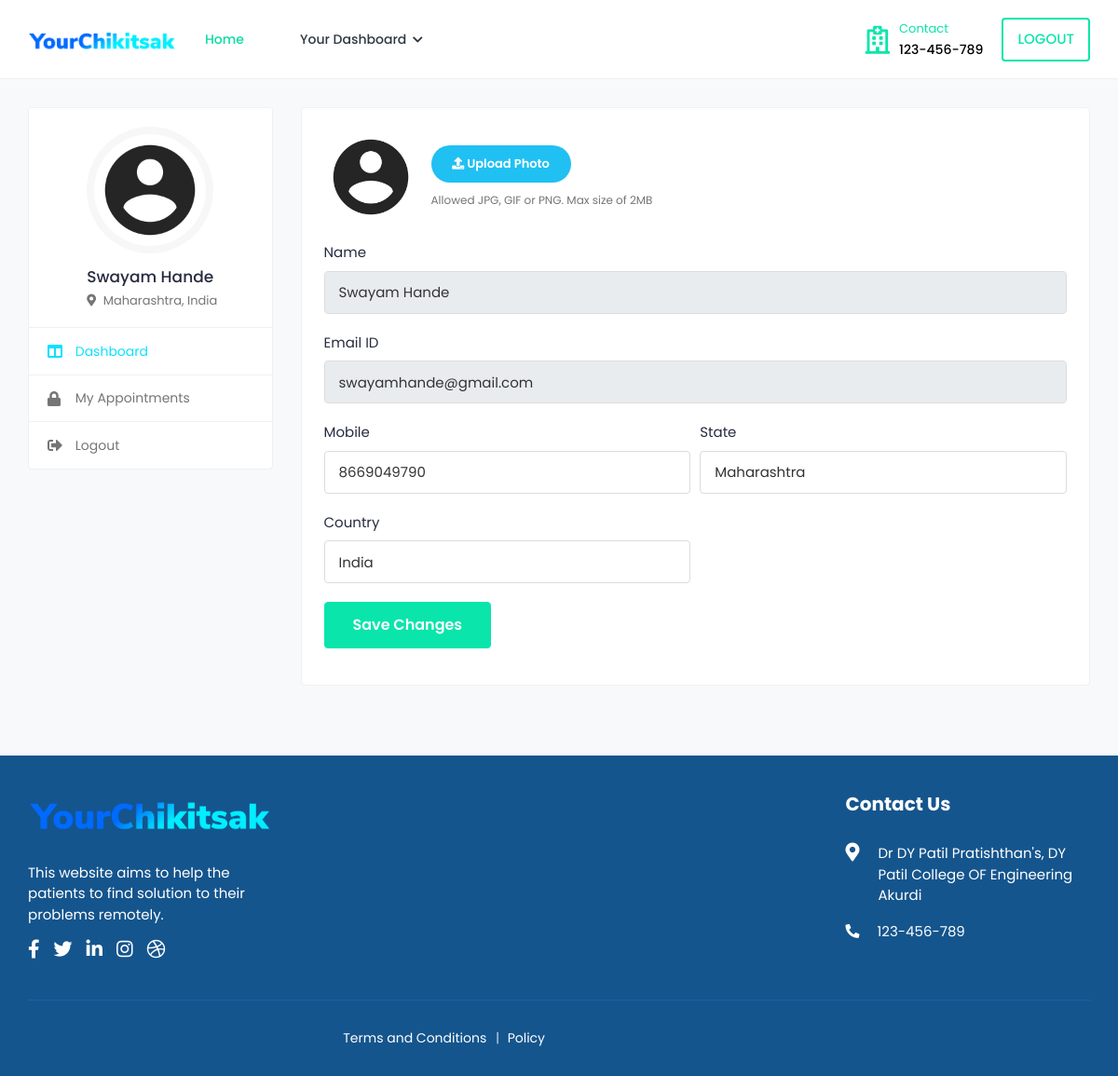
The app's page /dashboard (signed in) with its own data.
### website/models.py (models this page shows, shortened)
class PatientDetails(models.Model):
    id = models.AutoField(primary_key=True)
    user = models.ForeignKey(User, on_delete=models.CASCADE)
    userD = models.ForeignKey(UserDetails, on_delete=models.CASCADE)
    state = models.CharField(max_length=256, default='')
    country = models.CharField(max_length=256, default='')
    phone = models.CharField(max_length=256, default='')
    dp = models.ImageField(upload_to='patients/photos/',default='dp.jpg',blank=True, null=True)

class UserDetails(models.Model):
    name = models.CharField(max_length=256)
    user = models.ForeignKey(User, on_delete = models.CASCADE)
    is_doctor = models.BooleanField(default=False)
    is_first_login = models.BooleanField(default=True)

### website/views.py (the view, shortened to what this page needs)
# urls.py: path('dashboard', views.dashboardPatient, name="dashboard"),
def dashboardPatient(request):
    if request.method == "GET":
        patient = PatientDetails.objects.get(user = request.user)
        userD = UserDetails.objects.get(user = request.user)
        context = {'patient':patient,'userD':userD}
        return render(request, "dashboard.html", context)

### website/context_processors.py (called while the page is built)
def add_variable_to_context(request):
    if request.user.is_superuser:
        return {
            'is_doctor':0
        }
    elif not request.user.is_anonymous:
        getDetails = UserDetails.objects.get(user = request.user)
        return {
            'is_doctor':getDetails.is_doctor
        }
    else :
        return {
            'is_doctor':0
        }

### templates/dashboard.html (shortened to what this page needs)
{% extends 'base.html' %}
{% load static %}
{% block content %}
<div class="content">
    <div class="container-fluid">
        <div class="row">
            <div class="col-md-5 col-lg-4 col-xl-3 theiaStickySidebar">
                <div class="profile-sidebar">
                    <div class="widget-profile pro-widget-content">
                        <div class="profile-info-widget">
                            <a href="#" class="booking-doc-img">
                                <img src="{{patient.dp.url}}" alt="User Image">
                            </a>
                            <div class="profile-det-info">
                                <h3>{{patient.userD.name}}</h3>
                                <div class="patient-details">
                                    <h5 class="mb-0"><i class="fas fa-map-marker-alt"></i> {{patient.state}}, {{patient.country}}</h5>
                                </div>
                            </div>
                        </div>
                    </div>
                    <div class="dashboard-widget">
                        <nav class="dashboard-menu">
                            <ul>
                                <li class="active">
                                    <a href="#">
                                        <i class="fas fa-columns"></i>
                                        <span>Dashboard</span>
                                    </a>
                                </li>
                                <li>
                                    <a href="{% url 'patient-appointment' %}">
                                        <i class="fas fa-lock"></i>
                                        <span>My Appointments</span>
                                    </a>
                                </li>
                                <li>
                                    <a href="{% url 'logout' %}">
                                        <i class="fas fa-sign-out-alt"></i>
                                        <span>Logout</span>
                                    </a>
                                </li>
                            </ul>
                        </nav>
                    </div>
                </div>
            </div>
            <div class="col-md-7 col-lg-8 col-xl-9">
                <div class="card">
                    <div class="card-body">
                        <form method="POST" action="{% url 'dashboard'  %}" enctype="multipart/form-data" >
                            <div class="row form-row">
                                <div class="col-12 col-md-12">
                                    <div class="form-group">
                                        <div class="change-avatar">
                                            <div class="profile-img">
                                                <img src="{{patient.dp.url}}" alt="User Image">
                                            </div>
                                            <div class="upload-img">
                                                <div class="change-photo-btn">
                                                    <span><i class="fa fa-upload"></i> Upload Photo</span>
                                                </div>
                                                <small class="form-text text-muted">Allowed JPG, GIF or PNG. Max size of 2MB</small>
                                            </div>
                                        </div>
                                    </div>
                                </div>
                                <div class="col-12 col-md-12">
                                    <div class="form-group">
                                        <label>Name</label>
                                        <input type="text" class="form-control" value="{{userD.name}}" readonly>
                                    </div>
                                </div>
                                <div class="col-12 col-md-12">
                                    <div class="form-group">
                                        <label>Email ID</label>
                                        <input type="email" class="form-control" value="{{userD.user.email}}" readonly>
                                    </div>
                                </div>
                                <div class="col-12 col-md-6">
                                    <div class="form-group">
                                        <label>Mobile</label>
                                        <input type="text" value="{{patient.phone}}" name="phone" class="form-control">
                                    </div>
                                </div>
                                <div class="col-12 col-md-6">
                                    <div class="form-group">
                                        <label>State</label>
                                        <input type="text" class="form-control" value="{{patient.state}}" name = "state">
                                    </div>
                                </div>
                                <div class="col-12 col-md-6">
                                    <div class="form-group">
                                        <label>Country</label>
                                        <input type="text" class="form-control" value="{{patient.country}}" name="country">
                                    </div>
                                </div>
                            </div>
                            <div class="submit-section">
                                <button type="submit" class="btn btn-primary submit-btn">Save Changes</button>
                            </div>
                        </form>
                    </div>
                </div>
            </div>
        </div>
    </div>
</div>
{% endblock %}

### records on screen
PatientDetails: dp (picture), userD.name "Swayam Hande", state "Maharashtra", country "India", phone "8669049790"
UserDetails: name "Swayam Hande", user.email "swayamhande@gmail.com"
